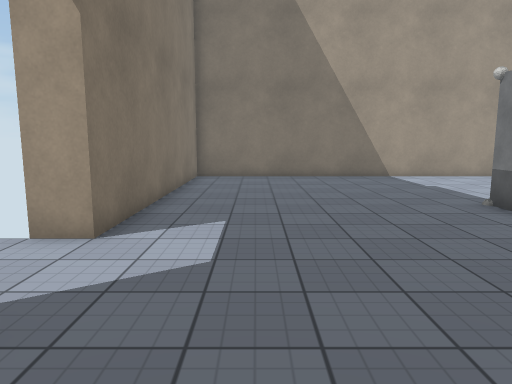
[1] (above)

19 first-person views from a walk through a Unity game level. The camera is 1.5 m above the floor, tilts 8° down and sees 70° across. The floor is counted in squares, 1 m on a side. Each view is taken from the middle of a square. On the plan, view 1 faces up. The plan holds only what a view shows up to about 16 squares ahead; the rest is blank. The player is left out. Surface patterns are stand-ins for the level's own textures.

[2]
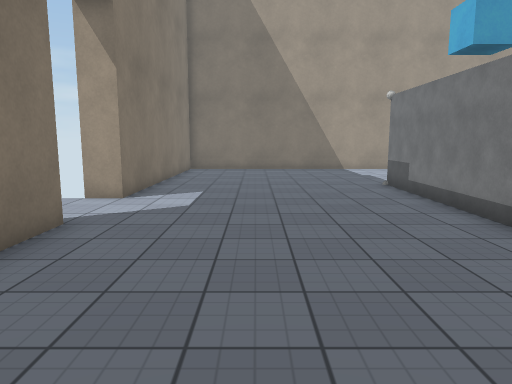

[3]
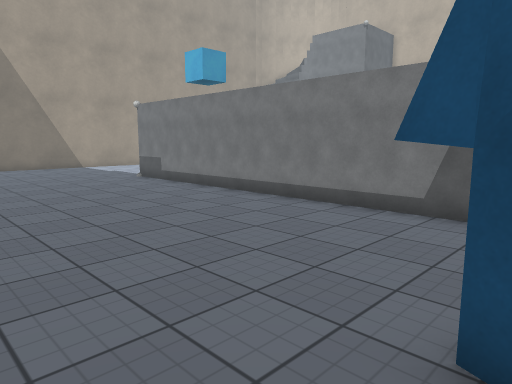

[4]
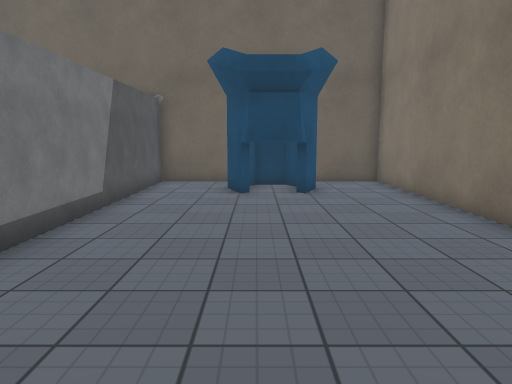

[5]
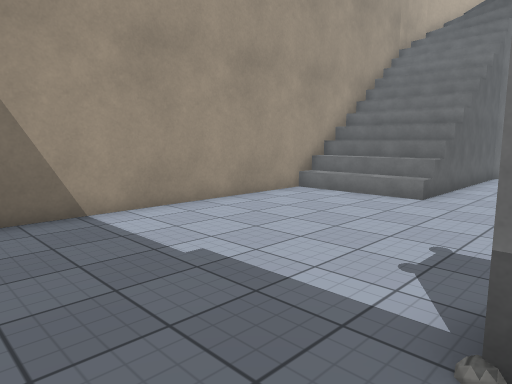

[6]
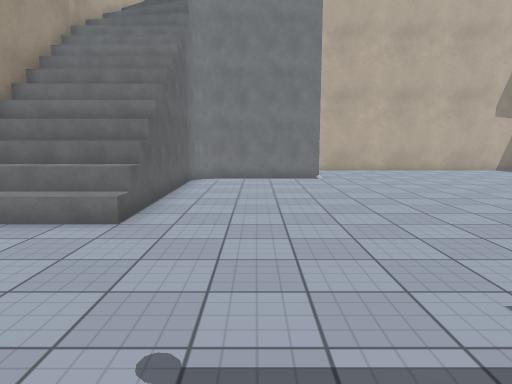

[7]
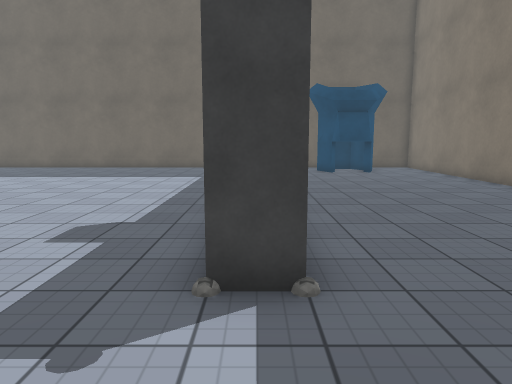

[8]
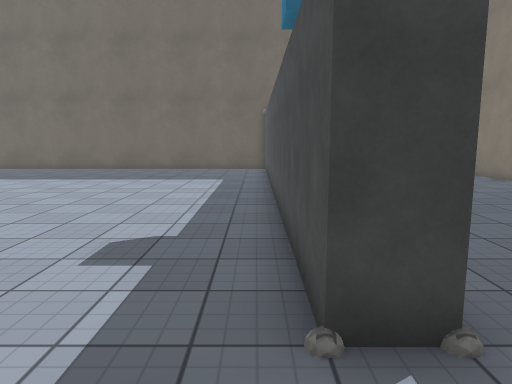

[9]
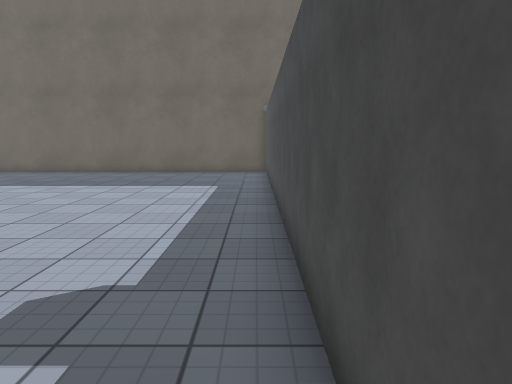

[10]
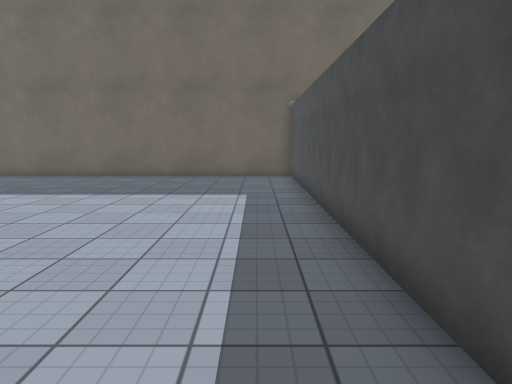

[11]
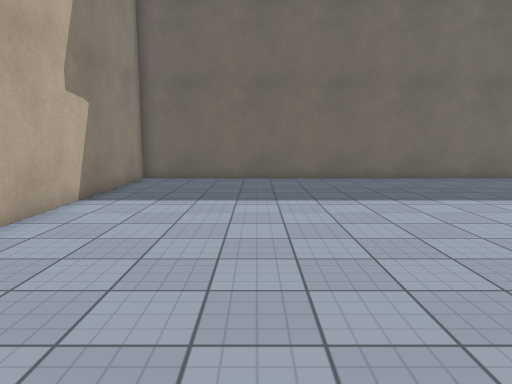

[12]
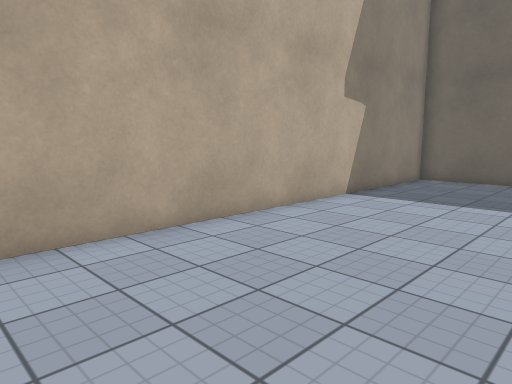

[13]
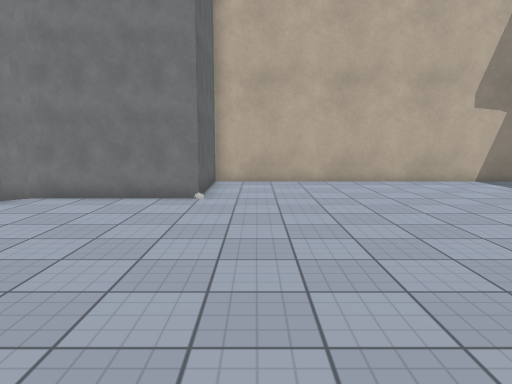

[14]
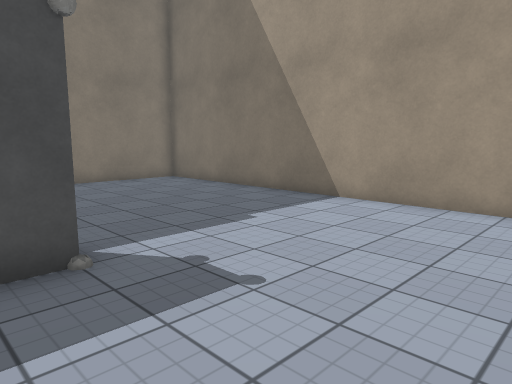

[15]
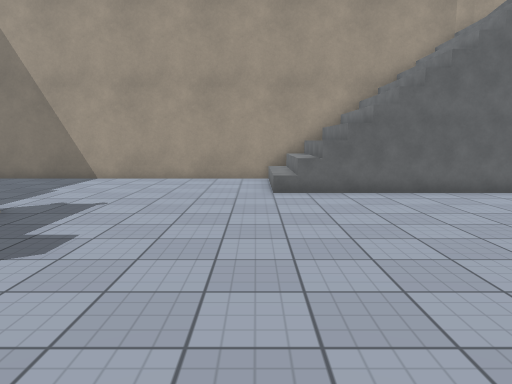

[16]
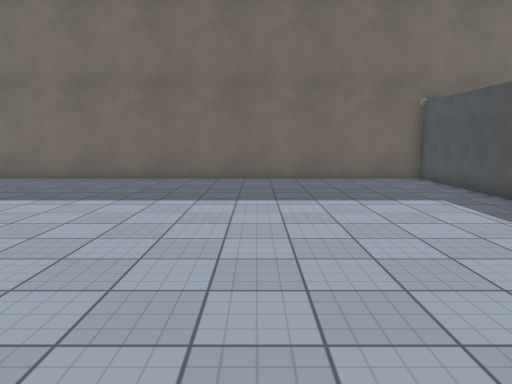

[17]
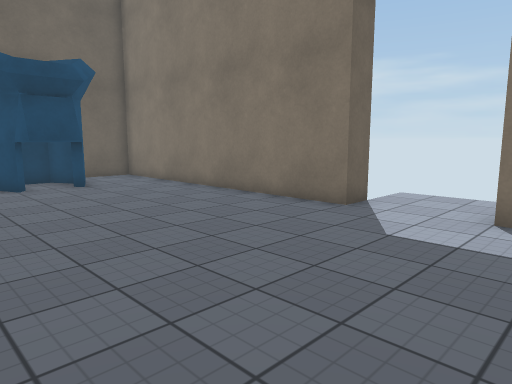

[18]
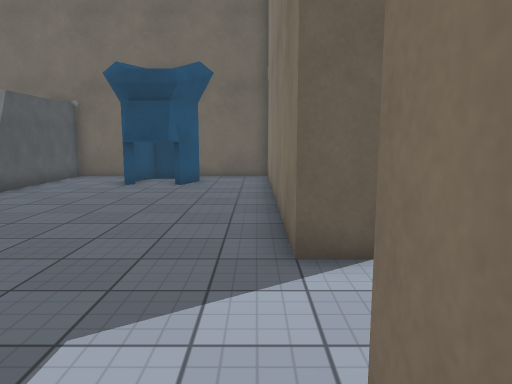

[19]
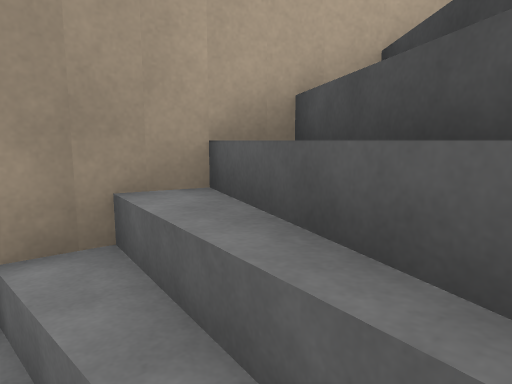

### Floor plan
Key: @ floor where view 1 was taken; # wall or solid block; . main floor; : floor 5.5 m higher than the main floor; / step, stairs or slope.
Columns run from 5 left of view 1 to 25 right of it. Each row starts with its distance up from view 1.
 16   #########################
 15   #...............///////:###
 14   #...............//////////#
 13   #...............//////////
 12   #.............../////////
 11   #......................#
 10   #.......................
  9   #.......................
  8   #........#..............
  7   #........#..............
  6  ##........#..................#
  5 ...........#..................#
  4 ...........#..................#
  3 ...........#..................#
  2  ##........#..................#
  1   #........#..................#
  0   #..@.....#..................#
 -1   #........#..................#
 -2   #........#..................#
 -3   #........#..................#
 -4   #........#..................#
 -5   #...##...#..................#
 -6   #..####..#..................#
 -7   #..####..#..................#
 -8   #...##...#..................#
 -9   #############################

Positions as (right, up) in squares from view 1, and headings:
1: (0, 0), facing up
2: (1, -4), facing up
3: (-2, -6), facing up-right
4: (2, 5), facing down
5: (3, 8), facing up-right
6: (6, 9), facing right
7: (6, 12), facing down
8: (7, 11), facing down
9: (7, 9), facing down
10: (8, 7), facing down
11: (20, 6), facing down
12: (19, 6), facing down-right
13: (11, 5), facing right
14: (11, 7), facing up-left
15: (12, 1), facing up
16: (13, 6), facing down
17: (5, 7), facing down-left
18: (-2, 7), facing down
19: (19, 12), facing up-right
